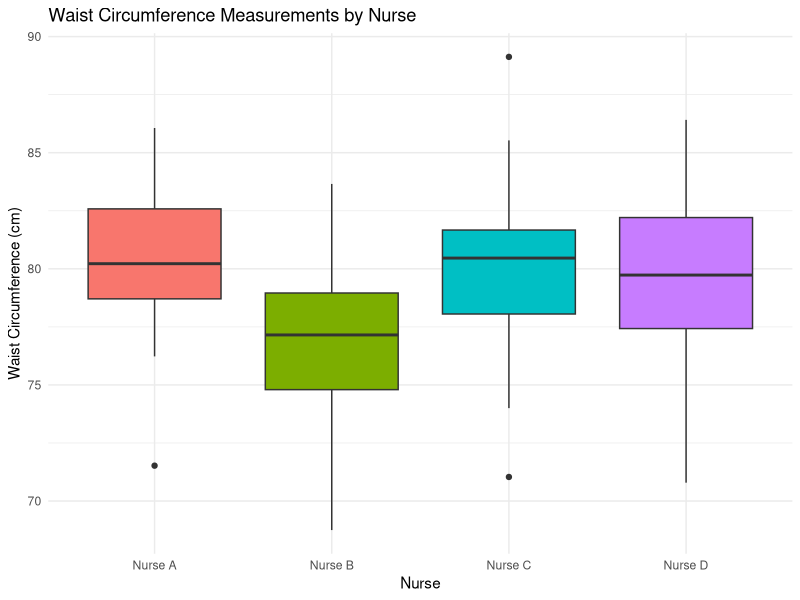
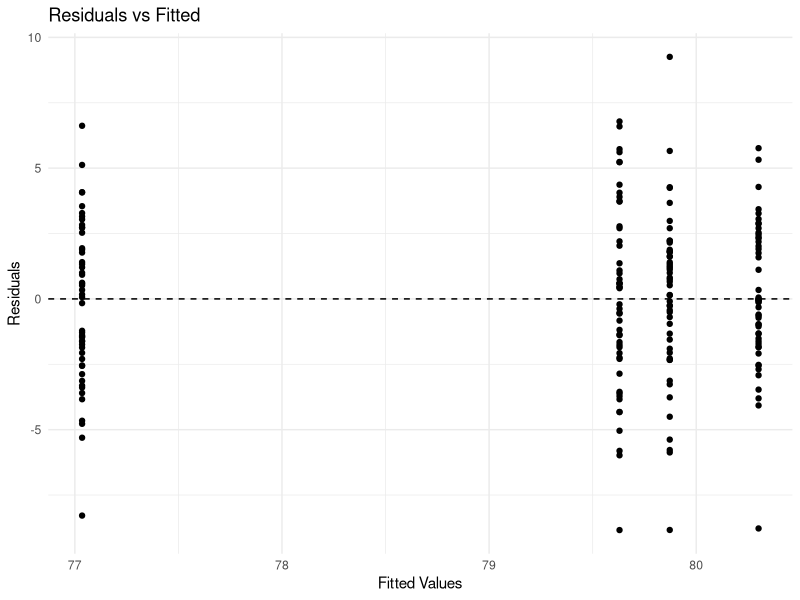
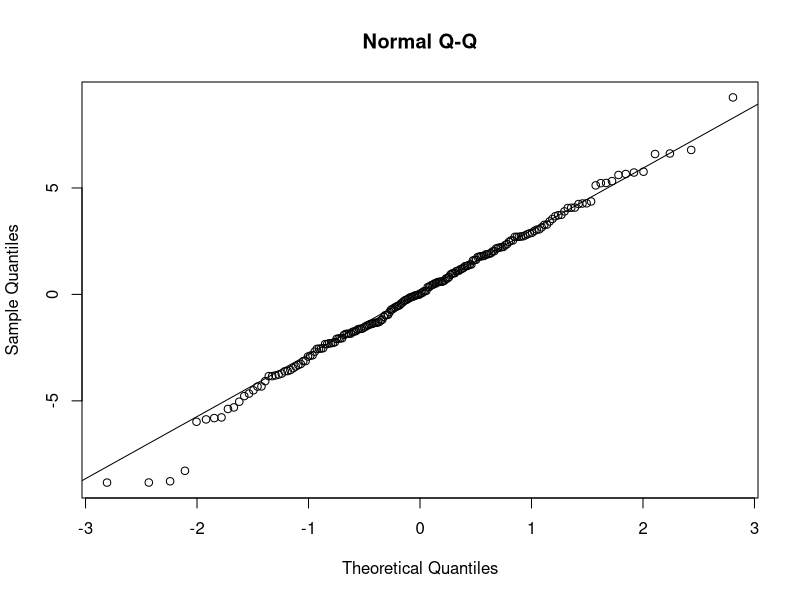

Source code (R) for these figures, in order:
## ---- chunk 1
#| label: setup
#| include: false

# configure global options for R code chunks:
# warning = F to suppress the display of warning messages generated during the execution of code chunks
# message = F to suppress the display of messages produced during the execution of code chunks
knitr::opts_chunk$set(warning = FALSE, message = FALSE)

# This qmd file requires the following packages to be installed:
#c("dplyr", "ggplot2", "emmeans", "lme4")
## ---- chunk 2
# Setting seed for reproducibility
set.seed(789)

# Number of nurses and measurements per nurse
num_nurses <- 4
measurements_per_nurse <- 50

# Simulating nurse effects (random effects)
nurse_effects <- rnorm(num_nurses, mean = 0, sd = 1.5)  # Nurse-specific deviations

# Simulating residual errors
residual_errors <- rnorm(num_nurses * measurements_per_nurse, mean = 0, sd = 3)

# Simulating Waist Circumference Measurements
Waist_Circumference <- 80 + rep(nurse_effects, each = measurements_per_nurse) + residual_errors

# Creating Nurse factor
Nurse <- factor(rep(paste("Nurse", LETTERS[1:num_nurses]), each = measurements_per_nurse))

# Combining into a data frame
data_waist_circumference <- data.frame(
  Nurse = Nurse,
  Waist_Circumference = Waist_Circumference
)
## ---- chunk 3
# Create a boxplot
library(ggplot2)
ggplot(data_waist_circumference, aes(x = Nurse, y = Waist_Circumference, fill = Nurse)) +
  geom_boxplot() +
  labs(title = "Waist Circumference Measurements by Nurse",
       x = "Nurse", y = "Waist Circumference (cm)") +
  theme_minimal() +
  theme(legend.position = "none")
## ---- chunk 4
# Calculate summary statistics
library(dplyr)
summary_stats_random <- data_waist_circumference %>%
  group_by(Nurse) %>%
  summarise(
    Mean_Waist = mean(Waist_Circumference),
    SD_Waist = sd(Waist_Circumference)
  )

summary_stats_random
## ---- chunk 5
# Fitting the random effects model
library(lme4)
model_random <- lmer(Waist_Circumference ~ 1 + (1 | Nurse), data = data_waist_circumference)
summary(model_random)
## ---- chunk 6
# Extract conditional residuals and predicted values
residuals_model_random <- resid(model_random)
fitted_model_random <- fitted(model_random)

# Residuals vs Fitted
ggplot(data.frame(Fitted = fitted_model_random, Residuals = residuals_model_random), aes(x = Fitted, y = Residuals)) +
  geom_point() +
  geom_hline(yintercept = 0, linetype = "dashed") +
  labs(title = "Residuals vs Fitted",
       x = "Fitted Values", y = "Residuals") +
  theme_minimal()

# Normal Q-Q
qqnorm(residuals_model_random, main = "Normal Q-Q")
qqline(residuals_model_random)
